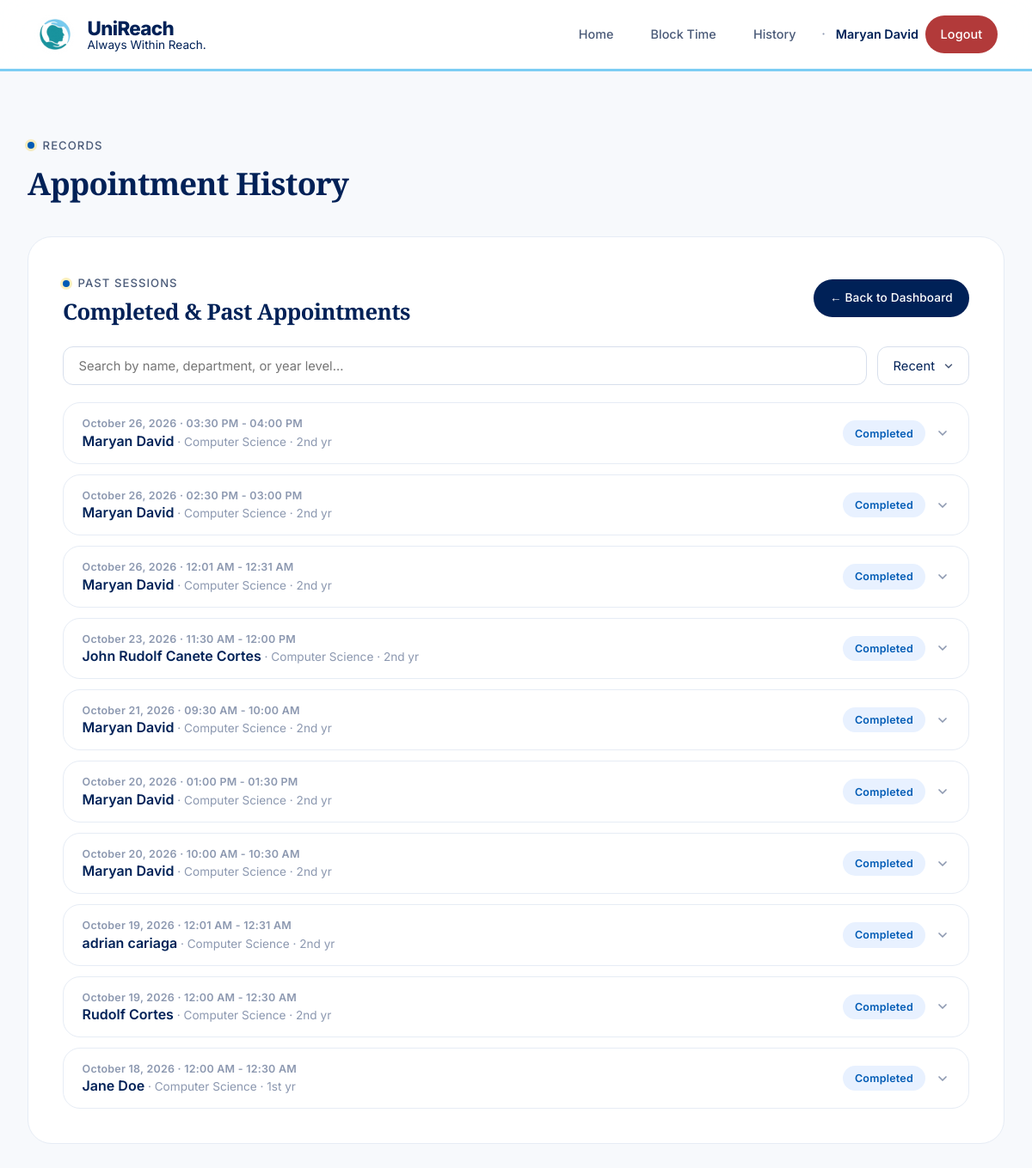
Before: /counselor/history (signed in) with the older database file.
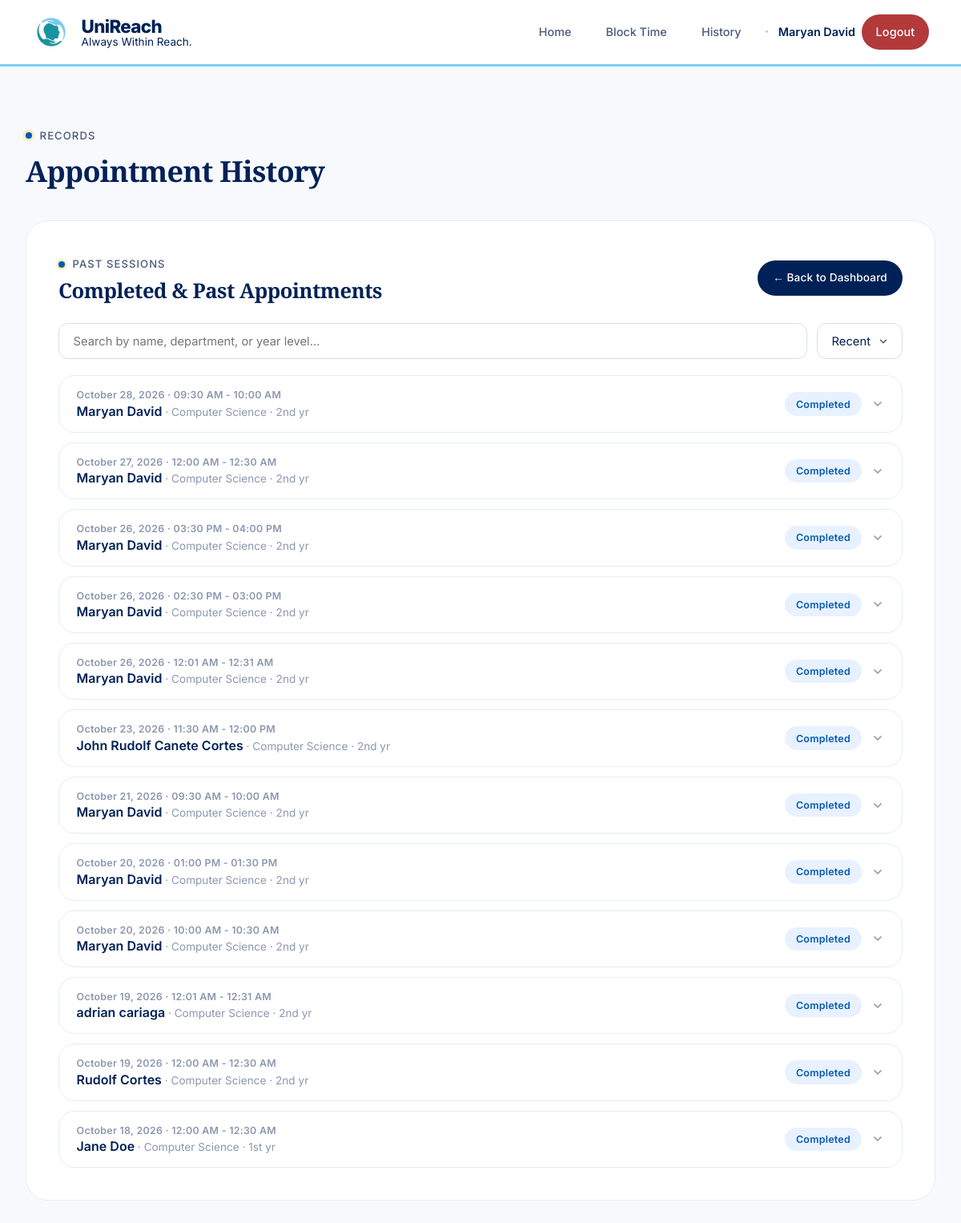
After: the same page with the newer database file.
### app.py (models this page shows, shortened)
class User(UserMixin, db.Model):
    id = db.Column(db.Integer, primary_key=True)
    username = db.Column(db.String(80), unique=True, nullable=False)
    email = db.Column(db.String(120), unique=True, nullable=False)
    password_hash = db.Column(db.String(256), nullable=False)
    role = db.Column(db.String(20), nullable=False)
    is_admin = db.Column(db.Boolean, default=False, nullable=False)
    full_name = db.Column(db.String(120), nullable=False)
    specialty = db.Column(db.String(120))
    student_id = db.Column(db.String(50))
    phone = db.Column(db.String(20))
    reset_token = db.Column(db.String(256))
    reset_token_expiry = db.Column(db.DateTime)
    @property
    def is_counselor(self):
        return self.role == 'counselor'

class Appointment(db.Model):
    id = db.Column(db.Integer, primary_key=True)
    counselor_id = db.Column(db.Integer, db.ForeignKey('user.id'), nullable=False)
    student_id = db.Column(db.Integer, db.ForeignKey('user.id'), nullable=True)
    date = db.Column(db.Date, nullable=False)
    start_time = db.Column(db.Time, nullable=False)
    end_time = db.Column(db.Time, nullable=False)
    purpose = db.Column(db.Text, nullable=False)
    status = db.Column(db.String(20), default='pending')
    notes = db.Column(db.Text)
    created_at = db.Column(db.DateTime, default=datetime.utcnow)
    first_name = db.Column(db.String(80))
    middle_name = db.Column(db.String(80))
    last_name = db.Column(db.String(80))
    birthday = db.Column(db.Date)
    section = db.Column(db.String(50))
    year_level = db.Column(db.String(50))
    department = db.Column(db.String(100))
    mood_rating = db.Column(db.String(20))
    mood_description = db.Column(db.String(200))
    contact_email = db.Column(db.String(120))
    contact_phone = db.Column(db.String(20))
    guest_student_id = db.Column(db.String(50))
    referred_by_id = db.Column(db.Integer, db.ForeignKey('user.id'), nullable=True)
    is_guest = db.Column(db.Boolean, default=False)
    session_summary = db.Column(db.Text)
    student = db.relationship('User', foreign_keys=[student_id], backref=db.backref('student_appointments', lazy=True))
    counselor = db.relationship('User', foreign_keys=[counselor_id], backref=db.backref('counselor_appointments', lazy=True))
    referred_by = db.relationship('User', foreign_keys=[referred_by_id], backref=db.backref('referrals', lazy=True))
    __table_args__ = (db.UniqueConstraint('counselor_id', 'date', 'start_time', name='_counselor_date_time_uc'),)
    @property
    def time_str(self):
        return f"{self.start_time.strftime('%I:%M %p')} - {self.end_time.strftime('%I:%M %p')}"
    @property
    def guest_full_name(self):
        parts = [p for p in [self.first_name, self.middle_name, self.last_name] if p]
        return ' '.join(parts) if parts else None
    @property
    def display_name(self):
        if self.is_guest:
            return self.guest_full_name or 'Guest Student'
        return self.student.full_name if self.student else 'Unknown'

### app.py (the view)
@app.route('/counselor/history')
@login_required
def counselor_history():
    if not current_user.is_counselor:
        abort(403)
    upcoming_ids = {a.id for a in upcoming_appointments_query(current_user.id).all()}
    all_appointments = Appointment.query.filter_by(
        counselor_id=current_user.id
    ).order_by(Appointment.date.desc(), Appointment.start_time.desc()).all()
    past_appointments = [a for a in all_appointments if a.id not in upcoming_ids]
    return render_template('counselor_history.html', appointments=past_appointments)

### app.py (called while the page is built)
@login_manager.user_loader
def load_user(user_id):
    return User.query.get(int(user_id))

def fmt_date_long(value):
    if value is None:
        return ''
    try:
        return value.strftime('%B') + ' ' + str(value.day) + ', ' + str(value.year)
    except Exception:
        return str(value)

def fmt_date_short(value):
    if value is None:
        return ''
    try:
        return value.strftime('%b') + ' ' + str(value.day)
    except Exception:
        return str(value)

def upcoming_appointments_query(counselor_id):
    today = datetime.now().date()
    return Appointment.query.filter_by(counselor_id=counselor_id).filter(
        db.or_(
            db.and_(
                Appointment.date >= today,
                Appointment.status != 'completed'
            ),
            db.and_(
                Appointment.referred_by_id.isnot(None),
                Appointment.status.in_(['pending', 'approved'])
            )
        )
    )

### templates/counselor_history.html (shortened to what this page needs)
{% extends "base.html" %}
{% block content %}
<div class="section-label" style="margin-bottom: 0.75rem;">Records</div>
<h2 style="font-size: 2.25rem; margin-bottom: 2.5rem; border: none; padding: 0;">Appointment History</h2>
<div class="card">
    <div style="display: flex; justify-content: space-between; align-items: center; margin-bottom: 1.5rem; flex-wrap: wrap; gap: 0.75rem;">
        <div>
            <div class="section-label" style="margin-bottom: 0.5rem;">Past Sessions</div>
            <h2 style="margin: 0; border: none; padding: 0; font-size: 1.6rem;">Completed &amp; Past Appointments</h2>
        </div>
        <a href="{{ url_for('counselor_dashboard') }}" class="btn btn-primary" style="padding: 0.7rem 1.2rem; font-size: 0.85rem;">
            ← Back to Dashboard
        </a>
    </div>
    {% if appointments %}
        <div class="history-controls">
            <input type="search" id="historySearch" class="history-search" autocomplete="off"
                   aria-label="Search appointment history"
                   placeholder="Search by name, department, or year level…">
            <select id="historySort" class="history-sort" aria-label="Sort appointment history">
                <option value="recent">Recent</option>
            </select>
        </div>
        <div class="history-list" id="historyList">
            {% for appt in appointments %}
                <div class="history-entry" data-search="{{ appt.display_name }} {{ appt.department or '' }} {{ appt.year_level or '' }}" data-sort="{{ appt.date.strftime('%Y%m%d') }}{{ appt.start_time.strftime('%H%M') }}">
                    <button type="button" class="history-head" data-history-toggle aria-expanded="false">
                        <div class="history-head-main">
                            <span class="history-date">{{ appt.date|fmt_long }} · {{ appt.time_str }}</span>
                            <span class="history-name">{{ appt.display_name }}{% if appt.department or appt.year_level %}<span class="history-sub"> · {% if appt.department %}{{ appt.department }}{% endif %}{% if appt.department and appt.year_level %} · {% endif %}{% if appt.year_level %}{{ appt.year_level }}{% endif %}</span>{% endif %}</span>
                        </div>
                        <div class="history-head-meta">
                            {% if appt.status == 'pending' %}
                                <span class="badge badge-pending">Pending</span>
                            {% elif appt.status == 'approved' %}
                                <span class="badge badge-approved">Approved</span>
                            {% elif appt.status == 'rejected' %}
                                <span class="badge badge-rejected">Rejected</span>
                            {% elif appt.status == 'completed' %}
                                <span class="badge badge-completed">Completed</span>
                            {% endif %}
                            <svg class="history-chevron" width="16" height="16" viewBox="0 0 24 24" fill="none" stroke="currentColor" stroke-width="2.5" stroke-linecap="round" stroke-linejoin="round"><polyline points="6 9 12 15 18 9"></polyline></svg>
                        </div>
                    </button>
                </div>
            {% endfor %}
        </div>
    {% else %}
        <div class="empty-state">
            <p>No past appointments yet.</p>
            <p style="margin-top: 0.5rem; font-size: 0.95rem;">Completed sessions and appointments whose date has passed will appear here.</p>
        </div>
    {% endif %}
</div>
{% endblock %}

### templates/base.html (shortened to what this page needs)
<!DOCTYPE html>
<html lang="en">
<head>
    <link rel="stylesheet" href="{{ url_for('static', filename='styles.css') }}">
</head>
<body>
    <nav class="navbar">
        <a href="{{ url_for('index') }}" class="brand" id="appTitle" title="{{ 'Press Ctrl+` to switch to Student access' if session.get('counselor_access') else 'Press Ctrl+` for Counselor access' }}">
            <div style="position: relative;">
                <div class="brand-logo{% if session.get('counselor_access') %} counselor-mode{% endif %}">
                    <img src="{{ url_for('static', filename='img/logo.jpg') }}" alt="UniReach Logo">
                </div>
            </div>
            <div class="brand-text">
                <h1 class="brand-title">UniReach</h1>
                <span class="brand-subtitle">Always Within Reach.</span>
            </div>
        </a>
        <div class="nav-links">
            <a href="{{ url_for('index') }}">Home</a>
            {% if current_user.is_authenticated %}
                {% if current_user.is_counselor %}
                    {% if not current_user.is_admin %}
                        <a href="{{ url_for('block_time') }}">Block Time</a>
                        <a href="{{ url_for('counselor_history') }}">History</a>
                    {% endif %}
                {% elif current_user.is_teacher %}
                    <a href="{{ url_for('teacher_refer') }}">Refer Student</a>
                {% endif %}
                {% if not current_user.is_admin %}
                    <span class="nav-dot">·</span>
                {% endif %}
                <span class="nav-username">{{ current_user.full_name }}</span>
                <a href="{{ url_for('logout') }}" class="btn btn-danger btn-sm">Logout</a>
            {% else %}
                {% if session.get('counselor_access') %}
                    <a href="{{ url_for('login') }}">Counselor Login</a>
                {% else %}
                    <a href="{{ url_for('index') }}#counselors" class="btn btn-primary btn-sm">Set an Appointment</a>
                {% endif %}
            {% endif %}
        </div>
    </nav>
    <div class="container">
        {% block content %}{% endblock %}
    </div>
</body>
</html>

Changed rows visible on the page:
added Appointment: date|fmt_long "October 28, 2026", time_str "09:30 AM - 10:00 AM", display_name "Maryan David", department "Computer Science", year_level "2nd yr", status "Completed"
added Appointment: date|fmt_long "October 27, 2026", time_str "12:00 AM - 12:30 AM", display_name "Maryan David", department "Computer Science", year_level "2nd yr", status "Completed"
